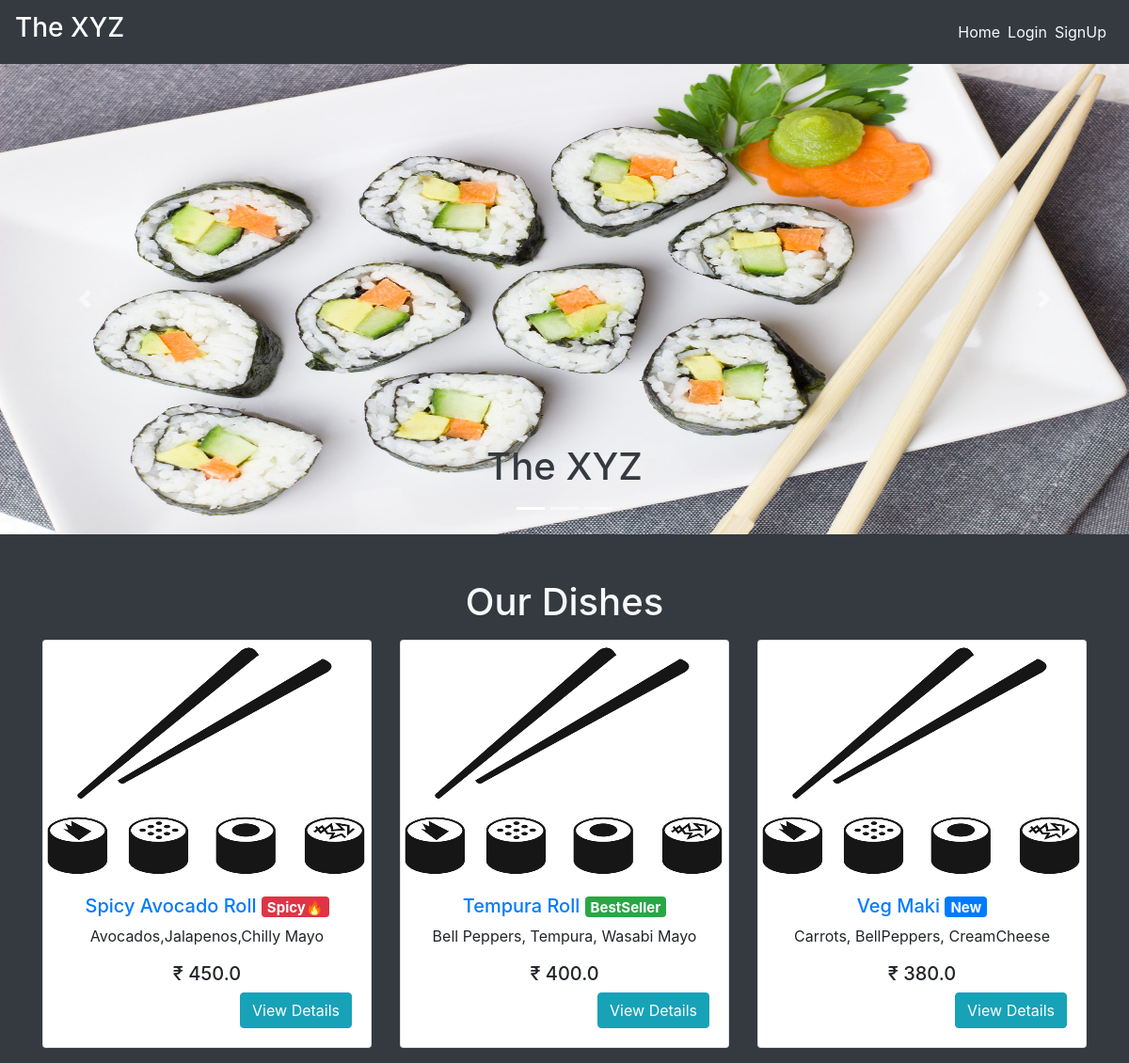
The page / on the database its author committed.
### main/models.py (models this page shows, shortened)
class Item(models.Model):
    LABELS = (
        ('BestSeller', 'BestSeller'),
        ('New', 'New'),
        ('Spicy🔥', 'Spicy🔥'),
    )
    LABEL_COLOUR = (
        ('danger', 'danger'),
        ('success', 'success'),
        ('primary', 'primary'),
        ('info', 'info')
    )
    title = models.CharField(max_length=150)
    description = models.CharField(max_length=250,blank=True)
    price = models.FloatField()
    pieces = models.IntegerField(default=6)
    instructions = models.CharField(max_length=250,default="Jain Option Available")
    image = models.ImageField(default='default.png', upload_to='images/')
    labels = models.CharField(max_length=25, choices=LABELS, blank=True)
    label_colour = models.CharField(max_length=15, choices=LABEL_COLOUR, blank=True)
    slug = models.SlugField(default="sushi_name")
    created_by = models.ForeignKey(User, on_delete=models.CASCADE)

### main/views.py (the view)
# urls.py: path('', MenuListView.as_view(), name='home'),
class MenuListView(ListView):
    model = Item
    template_name = 'main/home.html'
    context_object_name = 'menu_items'

### main/templates/main/home.html (shortened to what this page needs)
{% extends "main/layout.html" %}
{% block content %}
<div class="home bg-dark">
    <div id="carouselExampleCaptions" class="carousel slide mb-5" data-ride="carousel" style="height: 500px;">
        <ol class="carousel-indicators">
          <li data-target="#carouselExampleCaptions" data-slide-to="0" class="active"></li>
          <li data-target="#carouselExampleCaptions" data-slide-to="1"></li>
          <li data-target="#carouselExampleCaptions" data-slide-to="2"></li>
        </ol>
        <div class="carousel-inner">
          <div class="carousel-item active">
            <img src="../media/sushi.jpg" class="d-block w-100" alt="sushi1" height="500px">
            <div class="carousel-caption d-none d-md-block text-dark">
              <h1>The XYZ</h1>
            </div>
          </div>
        </div>
        <a class="carousel-control-prev" href="#carouselExampleCaptions" role="button" data-slide="prev">
          <span class="carousel-control-prev-icon" aria-hidden="true"></span>
        </a>
        <a class="carousel-control-next" href="#carouselExampleCaptions" role="button" data-slide="next">
          <span class="carousel-control-next-icon" aria-hidden="true"></span>
        </a>
      </div>
    <div class="container">
      <h1 class="text-center text-light mb-3">Our Dishes</h1>
      <div class="row">
        {% for item in menu_items %}
            <div class="col-sm-4">
                <div class="card mb-3" style="height: fit-content; overflow: auto;">
                  <img src="{{ item.image.url }}" style="height: 250px;">
                    <div class="card-body">
                      <h5 class="text-center"><a href="{% url 'main:dishes' item.slug %}">{{ item.title }} </a><span class="badge badge-{{ item.label_colour }}">{{ item.labels }}</span></h5>
                      <p class="text-center">{{ item.description }}</p>
                      <h5 class="text-center">₹ {{ item.price }}</h5>
                      <a href="{% url 'main:dishes' item.slug %}" class="btn btn-info float-right">View Details</a>
                    </div>
                </div>
            </div>
        {% endfor %}
      </div>
    </div>
  </div>
{% endblock content %}

### rows shown on the page
Item: image (picture), title "Spicy Avocado Roll", labels "Spicy🔥", description "Avocados,Jalapenos,Chilly Mayo", price "450.0"
Item: image (picture), title "Tempura Roll", labels "BestSeller", description "Bell Peppers, Tempura, Wasabi Mayo", price "400.0"
Item: image (picture), title "Veg Maki", labels "New", description "Carrots, BellPeppers, CreamCheese", price "380.0"
